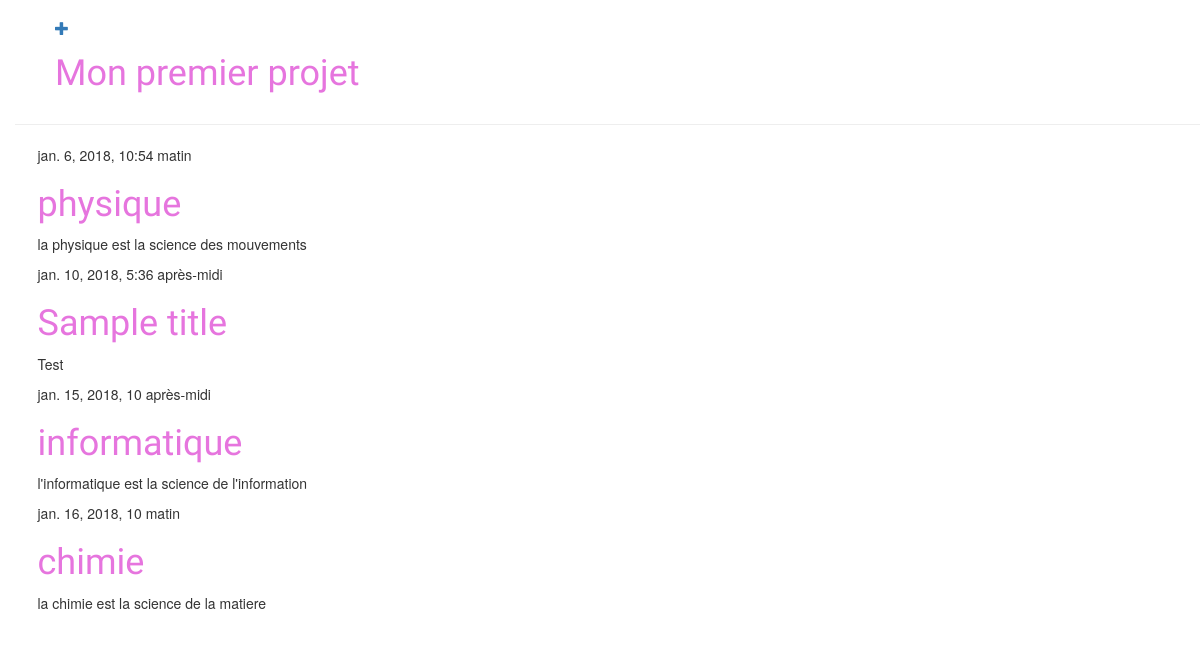
Before: / with the older database file.
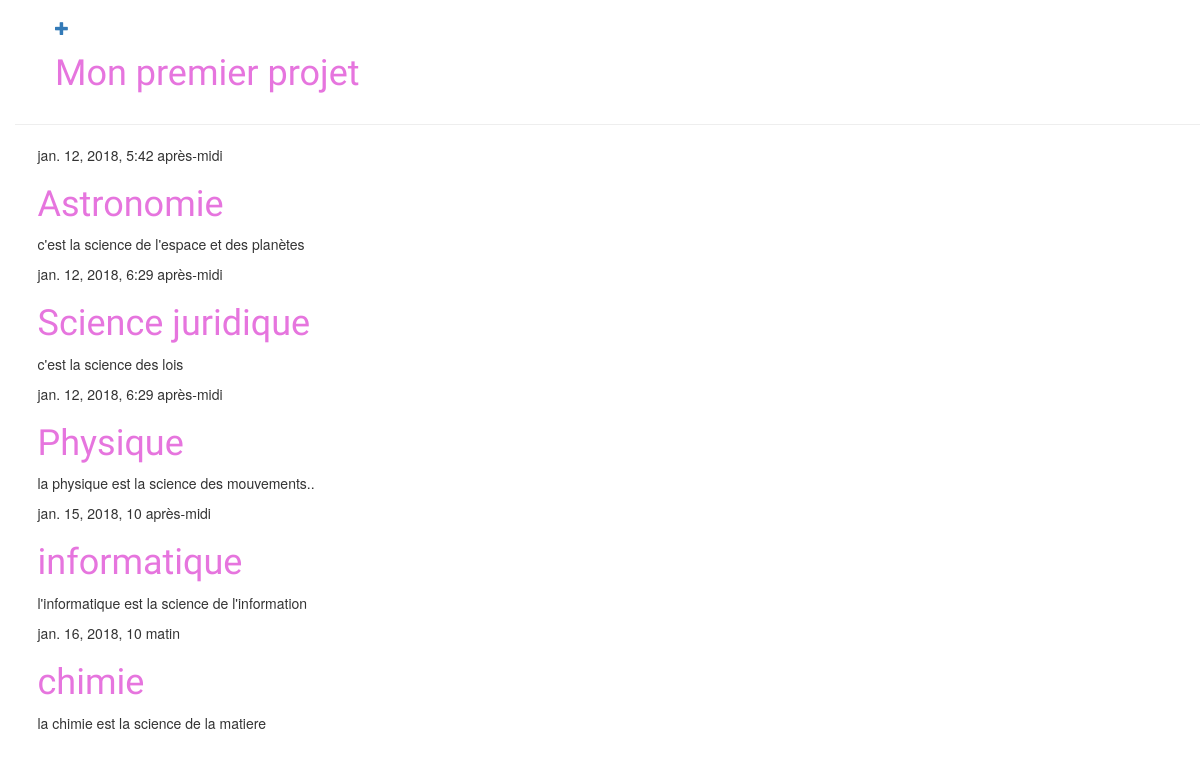
After: the same page with the newer database file.
### blog/models.py (models this page shows, shortened)
class Post(models.Model):
	author = models.ForeignKey('auth.User')
	title = models.CharField(max_length=200)
	text = models.TextField()
	created_date = models.DateTimeField(default=timezone.now)
	published_date = models.DateTimeField(blank=True, null=True)

### blog/views.py (the view)
# urls.py: url(r'^$', views.post_list, name='post_list'),
def post_list(request):
	posts = Post.objects.filter(published_date__lte=timezone.now()).order_by('published_date')
	return render(request, 'blog/post_list.html', {'posts': posts})

### blog/templates/blog/post_list.html
{% extends 'blog/base.html' %}
{% block content %}
	{% for post in posts %}
		<div class="post">
			<div class="date">
			{{ post.published_date }}
			</div>
			<h1><a href="{% url 'post_detail' pk=post.pk %}">{{ post.title }}</a></h1>
			<p>{{ post.text|linebreaksbr }}</p>
		</div>
	{% endfor %}
{% endblock %}

### blog/templates/blog/base.html (shortened to what this page needs)
{% load staticfiles %}
<html>
	<head>
		<link rel="stylesheet" href="//maxcdn.bootstrapcdn.com/bootstrap/3.2.0/css/bootstrap.min.css">
		<link rel="stylesheet" href="//maxcdn.bootstrapcdn.com/bootstrap/3.2.0/css/bootstrap-theme.min.css">
		<link rel="stylesheet" href="{% static 'css/blog.css' %}">
	</head>
	<body>
		<body>
			<div class="page-header">
				<a href="{% url 'post_new' %}" class="top-menu"><span class="glyphicon glyphicon-plus"></span></a>
				<h1><a href="/">Mon premier projet</a></h1>
			</div>
			<div class="content container">
				<div class="row">
					<div class="col-md-8">
						{% block content %}
						{% endblock %}
					</div>
				</div>
			</div>
		</body>
</html>

### blog/static/css/blog.css (style rules this page uses)
h1 a { color: #E675DE; font-family: 'Lobster'; }
body { padding-left: 15px; }
.page-header { background-color: ##90c3d4; margin-top: 0; padding: 20px 20px 20px 40px; }

Changed rows visible on the page:
added Post: published_date "jan. 12, 2018, 5:42 après-midi", title "Astronomie", text "c'est la science de l'espace et des planètes"
changed Post: published_date "jan. 10, 2018, 5:36 après-midi" → "jan. 12, 2018, 6:29 après-midi"; title "Sample title" → "Science juridique"; text "Test" → "c'est la science des lois"; moves up the list
changed Post: published_date "jan. 6, 2018, 10:54 matin" → "jan. 12, 2018, 6:29 après-midi"; title "physique" → "Physique"; text "la physique est la science des mouvements" → "la physique est la science des mouvements.."
